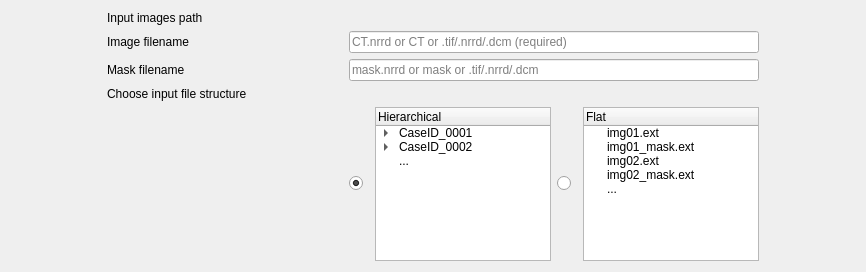
        <widget class="QWidget" name="scrollAreaWidgetContents_3">
         <property name="geometry">
          <rect>
           <x>0</x>
           <y>0</y>
           <width>866</width>
           <height>272</height>
          </rect>
         </property>
         <layout class="QGridLayout" name="gridLayout_24">
          <item row="4" column="1">
           <layout class="QHBoxLayout" name="horizontalLayout">
            <item>
             <widget class="QRadioButton" name="fileStructureHierarchical">
              <property name="maximumSize">
               <size>
                <width>20</width>
                <height>16777215</height>
               </size>
              </property>
              <property name="text">
               <string/>
              </property>
              <property name="checked">
               <bool>true</bool>
              </property>
             </widget>
            </item>
            <item>
             <widget class="QTreeWidget" name="hierarchicalTreeWidget">
              <property name="enabled">
               <bool>true</bool>
              </property>
              <property name="maximumSize">
               <size>
                <width>176</width>
                <height>200</height>
               </size>
              </property>
              <property name="autoScroll">
               <bool>true</bool>
              </property>
              <property name="showDropIndicator" stdset="0">
               <bool>true</bool>
              </property>
              <property name="itemsExpandable">
               <bool>true</bool>
              </property>
              <property name="animated">
               <bool>false</bool>
              </property>
              <property name="allColumnsShowFocus">
               <bool>false</bool>
              </property>
              <property name="headerHidden">
               <bool>false</bool>
              </property>
              <property name="expandsOnDoubleClick">
               <bool>true</bool>
              </property>
              <column>
               <property name="text">
                <string>Hierarchical</string>
               </property>
              </column>
              <item>
               <property name="text">
                <string>CaseID_0001</string>
               </property>
               <item>
                <property name="text">
                 <string>img.ext</string>
                </property>
               </item>
               <item>
                <property name="text">
                 <string>mask.ext</string>
                </property>
               </item>
              </item>
              <item>
               <property name="text">
                <string>CaseID_0002</string>
               </property>
               <item>
                <property name="text">
                 <string>img.ext</string>
                </property>
               </item>
               <item>
                <property name="text">
                 <string>mask.ext</string>
                </property>
               </item>
              </item>
              <item>
               <property name="text">
                <string>...</string>
               </property>
              </item>
             </widget>
            </item>
            <item>
             <widget class="QRadioButton" name="fileStructureFlat">
              <property name="maximumSize">
               <size>
                <width>20</width>
                <height>16777215</height>
               </size>
              </property>
              <property name="text">
               <string/>
              </property>
             </widget>
            </item>
            <item>
             <widget class="QTreeWidget" name="flatTreeWidget">
              <property name="maximumSize">
               <size>
                <width>176</width>
                <height>16777215</height>
               </size>
              </property>
              <column>
               <property name="text">
                <string>Flat</string>
               </property>
              </column>
              <item>
               <property name="text">
                <string>img01.ext</string>
               </property>
              </item>
              <item>
               <property name="text">
                <string>img01_mask.ext</string>
               </property>
              </item>
              <item>
               <property name="text">
                <string>img02.ext</string>
               </property>
              </item>
              <item>
               <property name="text">
                <string>img02_mask.ext</string>
               </property>
              </item>
              <item>
               <property name="text">
                <string>...</string>
               </property>
              </item>
             </widget>
            </item>
           </layout>
          </item>
          <item row="3" column="0">
           <widget class="QLabel" name="label_5">
            <property name="text">
             <string>Choose input file structure</string>
            </property>
           </widget>
          </item>
          <item row="1" column="0">
           <widget class="QLabel" name="label_3">
            <property name="maximumSize">
             <size>
              <width>217</width>
              <height>23</height>
             </size>
            </property>
            <property name="text">
             <string>Image filename</string>
            </property>
           </widget>
          </item>
          <item row="2" column="1">
           <widget class="QLineEdit" name="maskPrefix">
            <property name="sizePolicy">
             <sizepolicy hsizetype="Preferred" vsizetype="Preferred">
              <horstretch>0</horstretch>
              <verstretch>0</verstretch>
             </sizepolicy>
            </property>
            <property name="maximumSize">
             <size>
              <width>16777215</width>
              <height>23</height>
             </size>
            </property>
            <property name="placeholderText">
             <string>mask.nrrd or mask or .tif/.nrrd/.dcm</string>
            </property>
           </widget>
          </item>
          <item row="2" column="0">
           <widget class="QLabel" name="label_4">
            <property name="maximumSize">
             <size>
              <width>183</width>
              <height>23</height>
             </size>
            </property>
            <property name="text">
             <string>Mask filename</string>
            </property>
           </widget>
          </item>
          <item row="0" column="1">
           <widget class="ctkDirectoryButton" name="imagesInputPath">
            <property name="sizePolicy">
             <sizepolicy hsizetype="Preferred" vsizetype="Preferred">
              <horstretch>0</horstretch>
              <verstretch>0</verstretch>
             </sizepolicy>
            </property>
           </widget>
          </item>
          <item row="0" column="0">
           <widget class="QLabel" name="label">
            <property name="maximumSize">
             <size>
              <width>129</width>
              <height>23</height>
             </size>
            </property>
            <property name="text">
             <string>Input images path</string>
            </property>
           </widget>
          </item>
          <item row="1" column="1">
           <widget class="QLineEdit" name="imgPrefix">
            <property name="sizePolicy">
             <sizepolicy hsizetype="Preferred" vsizetype="Preferred">
              <horstretch>0</horstretch>
              <verstretch>0</verstretch>
             </sizepolicy>
            </property>
            <property name="maximumSize">
             <size>
              <width>16777215</width>
              <height>23</height>
             </size>
            </property>
            <property name="placeholderText">
             <string>CT.nrrd or CT or .tif/.nrrd/.dcm (required)</string>
            </property>
           </widget>
          </item>
         </layout>
        </widget>
